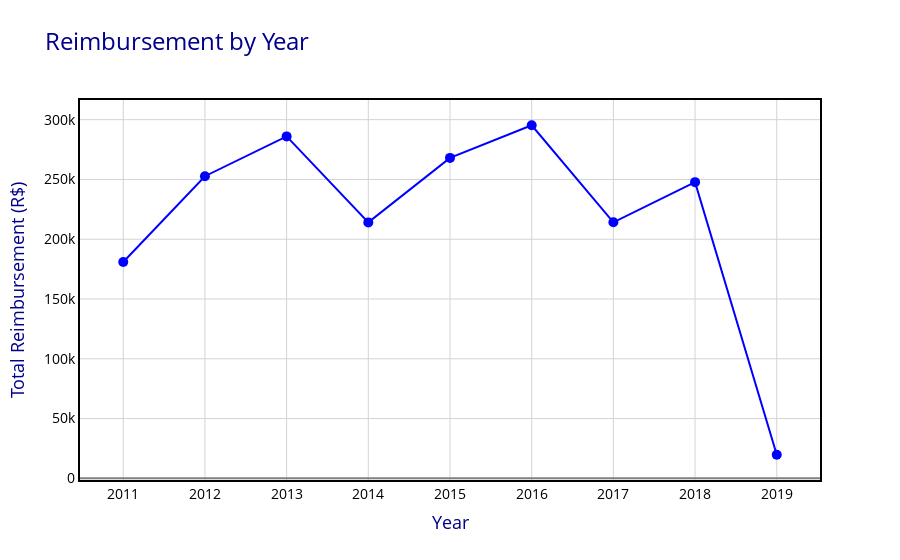

Here is the notebook cell this chart was saved with:
### Code cell
# Plot the data
trace = go.Scatter(
    x=reimbursement_by_year["ANO"],
    y=reimbursement_by_year["VALOR_REEMBOLSADO"],
    mode="markers+lines",
    marker=dict(size=10, color="blue", symbol="circle"),
    line=dict(width=2, color="blue"),
)

# Set chart layout
layout = go.Layout(
    title="Reimbursement by Year",
    titlefont=dict(size=24, color="darkblue"),
    xaxis=xaxis_layout,
    yaxis=yaxis_layout,
    hovermode="closest",
    plot_bgcolor="white",
)

py.iplot({"data": [trace], "layout": layout})

### Figure 1 — Plotly figure (JSON) as saved in the notebook; plotly's stock layout.template omitted (floating-point values rounded to 4 significant figures)
{"data": [{"line": {"color": "blue", "width": 2}, "marker": {"color": "blue", "size": 10, "symbol": "circle"}, "mode": "markers+lines", "type": "scatter", "x": [2011, 2012, 2013, 2014, 2015, 2016, 2017, 2018, 2019], "y": [181000.0, 252700.0, 286000.0, 214100.0, 268000.0, 295300.0, 214200.0, 247800.0, 19740.0]}], "layout": {"hovermode": "closest", "plot_bgcolor": "white", "title": {"font": {"color": "darkblue", "size": 24}, "text": "Reimbursement by Year"}, "xaxis": {"gridcolor": "lightgrey", "gridwidth": 1, "linecolor": "black", "linewidth": 2, "mirror": true, "showgrid": true, "showline": true, "tickfont": {"color": "black", "size": 14}, "title": {"font": {"color": "darkblue", "size": 18}, "text": "Year"}, "zeroline": true, "zerolinecolor": "grey", "zerolinewidth": 2}, "yaxis": {"gridcolor": "lightgrey", "gridwidth": 1, "linecolor": "black", "linewidth": 2, "mirror": true, "showgrid": true, "showline": true, "tickfont": {"color": "black", "size": 14}, "title": {"font": {"color": "darkblue", "size": 18}, "text": "Total Reimbursement (R$)"}, "zeroline": true, "zerolinecolor": "grey", "zerolinewidth": 2}}}
